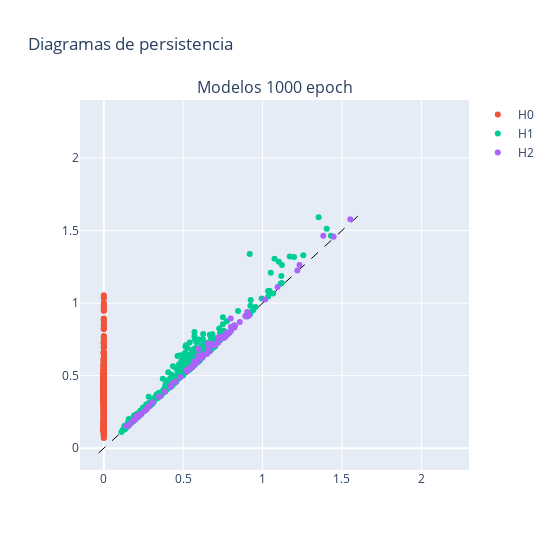

The notebook cell saved with this chart:
### Code cell
# Crear una figura con dos subplots, asegurando que el aspecto de la cuadrícula sea cuadrado
fig = make_subplots(rows=1, cols=1, subplot_titles=[f"Modelos {num_epochs} epoch"], 
                    shared_yaxes=True, shared_xaxes=True)

# Definir un mapeo de colores para cada dimensión (cambia los colores como desees)
dimension_colors = {
    'H0': '#EF553B',
    'H1': '#00CC96',
    'H2': '#AB63FA'
}

# Generar el primer gráfico
fig1 = plot_diagram(diagrams_data[0])
for trace in fig1['data']:
    # Asignar un color basado en la etiqueta del 'trace'
    trace_name = trace.name
    if trace_name in dimension_colors:
        trace.marker.color = dimension_colors[trace_name]
    fig.add_trace(trace, row=1, col=1)

# Ajustar el tamaño de la figura para mantener el aspecto 1:1
fig.update_layout(
    width=550, 
    height=550,
    title_text="Diagramas de persistencia",
    showlegend=True
)

fig.update_xaxes(
    range=[-0.15,2.3],
)

fig.update_yaxes(
    range=[-0.15,2.4],
)

# Mostrar el gráfico
fig.show()
